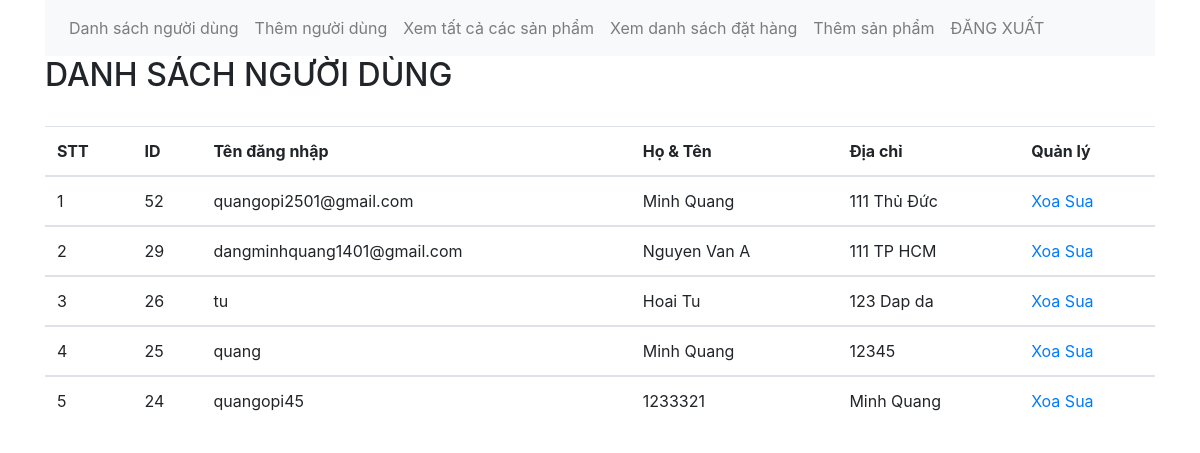
The app's page /shoplaptop/shoplaptop/admin/index.php (signed in) with its own data.
### tables this page shows
CREATE TABLE `customer` (
  `customerID` int(11) NOT NULL,
  `fullname` varchar(40) DEFAULT NULL,
  `password` varchar(200) DEFAULT NULL,
  `address` varchar(50) DEFAULT NULL,
  `city` varchar(20) DEFAULT NULL
);

### shoplaptop/shoplaptop/admin/index.php (the view, shortened to what this page needs)
<?php
include("../conection.php");
if(isset($_SESSION['adminID'])){
    $sql_lietke_customer = "SELECT * FROM customer ORDER BY customerID DESC";
    $query_lietke_customer = mysqli_query($mysqli,$sql_lietke_customer);
}else{
    header('location:login_admin.php');
}
?>
<!DOCTYPE html>
<html>
<head>
    <link rel="stylesheet"  href="../bootstrap/css/bootstrap.min.css">
    <link rel="stylesheet"  href="../bootstrap/css/bootstrap.css">
    <link rel="stylesheet"  href="../bootstrap/js/bootstrap.bundle.js">
    <link rel="stylesheet"  href="../bootstrap/js/bootstrap.bundle.min.js">
</head>
<body>
  <div class="container">
    <div class="menu">
      <nav class="navbar navbar-expand-lg navbar-light bg-light">
        <div class="collapse navbar-collapse" id="navbarNavAltMarkup">
          <div class="navbar-nav">
            <a class="nav-item nav-link" href="#">Danh sách người dùng</a>
            <a class="nav-item nav-link" href="addcustomer.php">Thêm người dùng</a>
            <a class="nav-item nav-link" href="allProduct.php">Xem tất cả các sản phẩm</a>
            <a class="nav-item nav-link" href="customerOrder.php">Xem danh sách đặt hàng</a>
            <a class="nav-item nav-link" href="addProduct.php">Thêm sản phẩm</a>
            <li class="nav-item">
              <a class="nav-link" href="../customer/logout.php">ĐĂNG XUẤT</a>
            </li>
          </div>
        </div>
      </nav>
    </div>
    <h2> DANH SÁCH NGƯỜI DÙNG</h2>
  <div class="tableInfo">
    <table class="table">
      <thead>
        <tr>
          <th scope="col">STT</th>
          <th scope="col">ID</th>
          <th scope="col">Tên đăng nhập</th>
          <th scope="col">Họ & Tên</th>
          <th scope="col">Địa chỉ</th>
          <th scope="col">Quản lý</th>
        </tr>
      </thead>
      <?php
      $i=0;
      while ($row= mysqli_fetch_array($query_lietke_customer)) {
        $i++;
        ?>
        <tbody>
          <td><?php echo $i ?></td>
          <td><?php echo $row['customerID'];?></td>
          <td><?php echo $row['fullname'];?></td>
          <td><?php echo $row['address'];?></td>
          <td><?php echo $row['city'];?></td>
          <td>
            <a href="actionCustomer.php?id_custom= <?php echo $row['customerID'];?>">Xoa</a>
            <a href="fixCustomer.php?id=<?php echo $row['customerID'];?>">Sua</a>
          </td>
        </tbody>
        <?php
      }
      ?>
    </table>
  </div>
</div>
</body>
</html>

### records on screen
customer: customerID "52", fullname "quangopi2501@gmail.com", address "Minh Quang", city "111 Thủ Đức"
customer: customerID "29", fullname "dangminhquang1401@gmail.com", address "Nguyen Van A", city "111 TP HCM"
customer: customerID "26", fullname "tu", address "Hoai Tu", city "123 Dap da"
customer: customerID "25", fullname "quang", address "Minh Quang", city "12345"
customer: customerID "24", fullname "quangopi45", address "1233321", city "Minh Quang"
